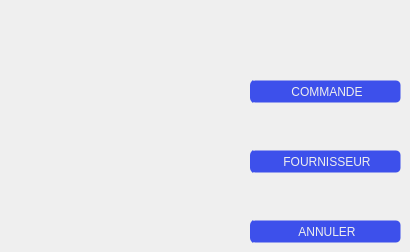
    <widget class="QWidget" name="page">
     <widget class="QPushButton" name="pushButton">
      <property name="geometry">
       <rect>
        <x>250</x>
        <y>80</y>
        <width>151</width>
        <height>23</height>
       </rect>
      </property>
      <property name="styleSheet">
       <string notr="true">QPushButton {
background-image: url(C:/Users/HP/Documents/Health-application/icons/16x16/cil-folder-open.png);
	background-position: left center;

    background-repeat: no-repeat;

	border: 1px solid transparent;
color:rgb(238, 238, 238);
	border-radius: 5px;	
	background-color:#3d50eb;
border-left:4px solid #3d50eb;

}
QPushButton:hover {
color:rgb(255, 255, 255);
		background-color: rgb(63, 84, 244);
}
QPushButton:pressed {	
	border: 2px solid rgb(55, 74, 214) ;
}</string>
      </property>
      <property name="text">
       <string>COMMANDE</string>
      </property>
     </widget>
     <widget class="QPushButton" name="pushButton_2">
      <property name="geometry">
       <rect>
        <x>250</x>
        <y>150</y>
        <width>151</width>
        <height>23</height>
       </rect>
      </property>
      <property name="styleSheet">
       <string notr="true">QPushButton {
background-image: url(C:/Users/HP/Documents/Health-application/icons/16x16/cil-folder-open.png);
	background-position: left center;

    background-repeat: no-repeat;

	border: 1px solid transparent;
color:rgb(238, 238, 238);
	border-radius: 5px;	
	background-color:#3d50eb;
border-left:4px solid #3d50eb;

}
QPushButton:hover {
color:rgb(255, 255, 255);
		background-color: rgb(63, 84, 244);
}
QPushButton:pressed {	
	border: 2px solid rgb(55, 74, 214) ;
}</string>
      </property>
      <property name="text">
       <string>FOURNISSEUR</string>
      </property>
     </widget>
     <widget class="QPushButton" name="pushButton_3">
      <property name="geometry">
       <rect>
        <x>250</x>
        <y>220</y>
        <width>151</width>
        <height>23</height>
       </rect>
      </property>
      <property name="styleSheet">
       <string notr="true">QPushButton {
background-image: url(C:/Users/HP/Documents/Health-application/icons/16x16/cil-folder-open.png);
	background-position: left center;

    background-repeat: no-repeat;

	border: 1px solid transparent;
color:rgb(238, 238, 238);
	border-radius: 5px;	
	background-color:#3d50eb;
border-left:4px solid #3d50eb;

}
QPushButton:hover {
color:rgb(255, 255, 255);
		background-color: rgb(63, 84, 244);
}
QPushButton:pressed {	
	border: 2px solid rgb(55, 74, 214) ;
}</string>
      </property>
      <property name="text">
       <string>ANNULER</string>
      </property>
     </widget>
    </widget>
